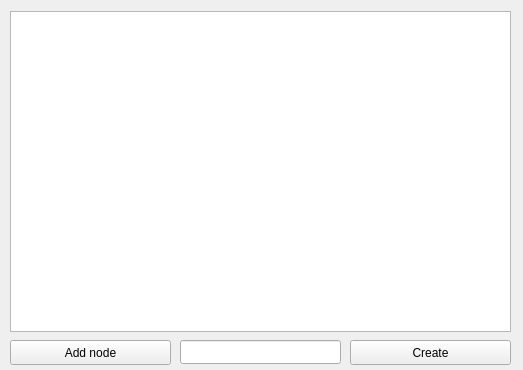
<?xml version="1.0" encoding="UTF-8"?>
<ui version="4.0">
 <class>NewGraph</class>
 <widget class="QWidget" name="NewGraph">
  <property name="geometry">
   <rect>
    <x>0</x>
    <y>0</y>
    <width>523</width>
    <height>370</height>
   </rect>
  </property>
  <property name="windowTitle">
   <string>New graph</string>
  </property>
  <widget class="QTableWidget" name="AdTable">
   <property name="geometry">
    <rect>
     <x>10</x>
     <y>11</y>
     <width>501</width>
     <height>321</height>
    </rect>
   </property>
   <property name="sizePolicy">
    <sizepolicy hsizetype="Expanding" vsizetype="Expanding">
     <horstretch>40</horstretch>
     <verstretch>200</verstretch>
    </sizepolicy>
   </property>
  </widget>
  <widget class="QLineEdit" name="NewNode">
   <property name="geometry">
    <rect>
     <x>180</x>
     <y>340</y>
     <width>161</width>
     <height>24</height>
    </rect>
   </property>
   <property name="sizePolicy">
    <sizepolicy hsizetype="Expanding" vsizetype="Fixed">
     <horstretch>0</horstretch>
     <verstretch>0</verstretch>
    </sizepolicy>
   </property>
  </widget>
  <widget class="QPushButton" name="Proceed">
   <property name="geometry">
    <rect>
     <x>350</x>
     <y>340</y>
     <width>161</width>
     <height>25</height>
    </rect>
   </property>
   <property name="sizePolicy">
    <sizepolicy hsizetype="Expanding" vsizetype="Fixed">
     <horstretch>100</horstretch>
     <verstretch>200</verstretch>
    </sizepolicy>
   </property>
   <property name="text">
    <string>Create</string>
   </property>
  </widget>
  <widget class="QPushButton" name="AddNode">
   <property name="geometry">
    <rect>
     <x>10</x>
     <y>340</y>
     <width>161</width>
     <height>25</height>
    </rect>
   </property>
   <property name="sizePolicy">
    <sizepolicy hsizetype="Expanding" vsizetype="Fixed">
     <horstretch>0</horstretch>
     <verstretch>0</verstretch>
    </sizepolicy>
   </property>
   <property name="text">
    <string>Add node</string>
   </property>
  </widget>
 </widget>
 <resources/>
 <connections/>
</ui>
